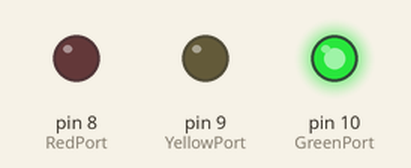
This sketch was run on a simulated Arduino Uno, built with avr-gcc and run on an emulated ATmega328P. Shown: output pins drawn as LEDs (lit = HIGH).

Above: at 3.5 s.
At 8.0 s:
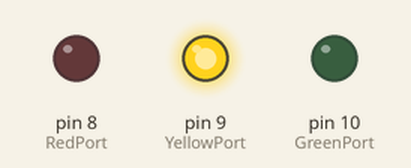
At 16.5 s:
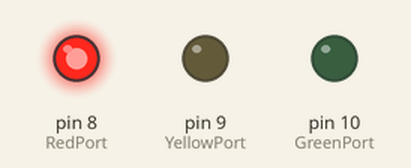
Timing chart, 0 to 31.2 s (numbered marks = the images above):
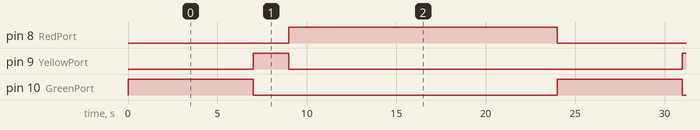

Measured:
- by itself, pin 8 (RedPort): alternates HIGH for 15.0 s and LOW for 9.0 s
- by itself, pin 9 (YellowPort): alternates HIGH for 2.0 s and LOW for 22.0 s
- by itself, pin 10 (GreenPort): alternates HIGH for 7.0 s and LOW for 17.0 s

The sketch:

semaphoreLeds.ino
```cpp
// C++ code
//
int GreenPort = 10;
int YellowPort = 9;
int RedPort = 8;
int timeSleepGREEN = 7000;
int timeSleepYELLOW = 2000;
int timeSleepRED = 15000;

void setup()
{
 pinMode(GreenPort, OUTPUT);
 pinMode(YellowPort, OUTPUT);
 pinMode(RedPort, OUTPUT);
}
void pisca(int porta, int time){
  digitalWrite(porta,HIGH);
  delay(time);
  digitalWrite(porta,LOW);

}

void loop()
{
  pisca(GreenPort,timeSleepGREEN);
  pisca(YellowPort ,timeSleepYELLOW);
  pisca(RedPort ,timeSleepRED);
}
```
